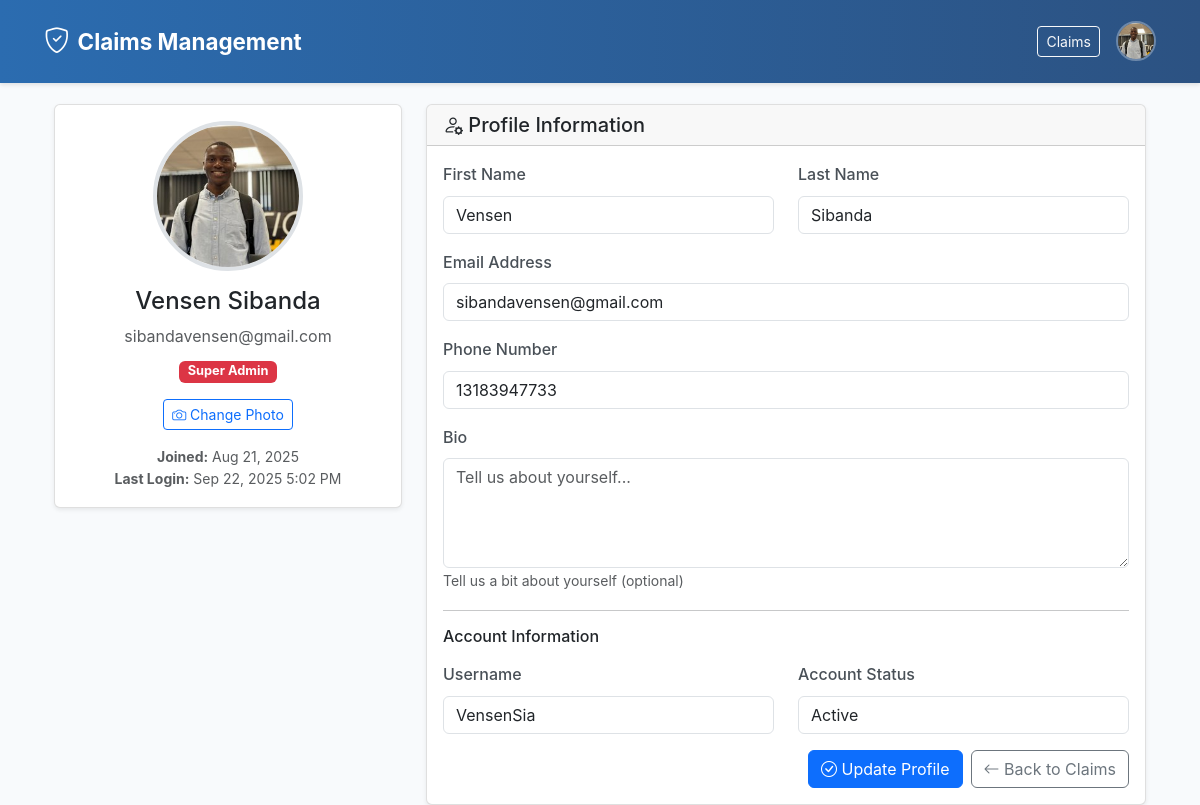
/profile/ (signed in), run on the app's committed database.
### claims/models.py (models this page shows, shortened)
class UserProfile(models.Model):
    user = models.OneToOneField(User, on_delete=models.CASCADE, related_name='profile')
    profile_picture = models.ImageField(
        upload_to=user_profile_picture_path,
        blank=True,
        null=True,
        help_text="Profile picture (max 2MB, JPEG/PNG only)"
    )
    bio = models.TextField(max_length=500, blank=True, help_text="Brief bio or description")
    phone_number = models.CharField(max_length=15, blank=True)
    created_at = models.DateTimeField(auto_now_add=True)
    updated_at = models.DateTimeField(auto_now=True)
    def get_profile_picture_url(self):
        if self.profile_picture:
            return self.profile_picture.url
        else:
            return '/static/images/homeie.jpeg'
    class Meta:
        ordering = ['-created_at']

### claims/views.py (the view)
# urls.py: path('profile/', views.profile_view, name='profile'),
@login_required
def profile_view(request):
    profile, created = UserProfile.objects.get_or_create(user=request.user)
    if request.method == 'POST':
        form = UserProfileForm(request.POST, instance=profile, user=request.user)
        if form.is_valid():
            form.save(user=request.user)
            messages.success(request, 'Profile updated successfully!')
            return redirect('claims:profile')
    else:
        form = UserProfileForm(instance=profile, user=request.user)
    context = {
        'form': form,
        'profile': profile,
        'user': request.user
    }
    return render(request, 'claims/profile.html', context)

### claims/forms.py (shortened to what this page needs)
class UserProfileForm(forms.ModelForm):
    first_name = forms.CharField(max_length=30, required=False)
    last_name = forms.CharField(max_length=30, required=False)
    email = forms.EmailField(required=True)
    class Meta:
        model = UserProfile
        fields = ['bio', 'phone_number']
        widgets = {
            'bio': forms.Textarea(attrs={
                'class': 'form-control',
                'rows': 4,
                'placeholder': 'Tell us about yourself...'
            }),
            'phone_number': forms.TextInput(attrs={
                'class': 'form-control',
                'placeholder': '+1 (555) 123-4567'
            })
        }
    def __init__(self, *args, **kwargs):
        user = kwargs.pop('user', None)
        super().__init__(*args, **kwargs)
        if user:
            self.fields['first_name'].initial = user.first_name
            self.fields['last_name'].initial = user.last_name
            self.fields['email'].initial = user.email
        for field in self.fields.values():
            if 'class' not in field.widget.attrs:
                field.widget.attrs['class'] = 'form-control'

### templates/claims/profile.html (shortened to what this page needs)
{% extends 'base.html' %}
{% load static %}
{% block content %}
<div class="container">
    <div class="row">
        <div class="col-md-4">
            <div class="card mb-4">
                <div class="card-body text-center">
                    <div class="profile-picture-container mb-3">
                        <img src="{{ profile.get_profile_picture_url }}"
                             alt="Profile Picture"
                             class="profile-picture rounded-circle"
                             id="profile-img">
                    </div>
                    <h4>{{ user.get_full_name|default:user.username }}</h4>
                    <p class="text-muted mb-2">{{ user.email }}</p>
                    <div class="mb-3">
                        {% if user.is_superuser %}
                            <span class="badge bg-danger">Super Admin</span>
                        {% elif user.is_staff %}
                            <span class="badge bg-warning">Admin</span>
                        {% else %}
                            <span class="badge bg-primary">Analyst</span>
                        {% endif %}
                    </div>
                    <form id="picture-upload-form" method="post" enctype="multipart/form-data" class="mb-3">
                        <button type="button" class="btn btn-outline-primary btn-sm"
                                onclick="document.getElementById('picture-input').click();">
                            <i class="bi bi-camera"></i> Change Photo
                        </button>
                    </form>
                    <div class="text-muted small">
                        <div><strong>Joined:</strong> {{ user.date_joined|date:"M j, Y" }}</div>
                        <div><strong>Last Login:</strong>
                            {% if user.last_login %}
                                {{ user.last_login|date:"M j, Y g:i A" }}
                            {% else %}
                                Never
                            {% endif %}
                        </div>
                    </div>
                </div>
            </div>
        </div>
        <div class="col-md-8">
            <div class="card">
                <div class="card-header">
                    <h5 class="mb-0"><i class="bi bi-person-gear"></i> Profile Information</h5>
                </div>
                <div class="card-body">
                    <form method="post">
                        <div class="row mb-3">
                            <div class="col-md-6">
                                <label for="{{ form.first_name.id_for_label }}" class="form-label">First Name</label>
                                {{ form.first_name }}
                            </div>
                            <div class="col-md-6">
                                <label for="{{ form.last_name.id_for_label }}" class="form-label">Last Name</label>
                                {{ form.last_name }}
                            </div>
                        </div>
                        <div class="mb-3">
                            <label for="{{ form.email.id_for_label }}" class="form-label">Email Address</label>
                            {{ form.email }}
                        </div>
                        <div class="mb-3">
                            <label for="{{ form.phone_number.id_for_label }}" class="form-label">Phone Number</label>
                            {{ form.phone_number }}
                        </div>
                        <div class="mb-3">
                            <label for="{{ form.bio.id_for_label }}" class="form-label">Bio</label>
                            {{ form.bio }}
                            <small class="form-text text-muted">Tell us a bit about yourself (optional)</small>
                        </div>
                        <hr>
                        <h6 class="mb-3">Account Information</h6>
                        <div class="row mb-3">
                            <div class="col-md-6">
                                <label class="form-label">Username</label>
                                <input type="text" class="form-control" value="{{ user.username }}" readonly>
                            </div>
                            <div class="col-md-6">
                                <label class="form-label">Account Status</label>
                                <input type="text" class="form-control"
                                       value="{% if user.is_active %}Active{% else %}Inactive{% endif %}" readonly>
                            </div>
                        </div>
                        <div class="d-grid gap-2 d-md-flex justify-content-md-end">
                            <button type="submit" class="btn btn-primary">
                                <i class="bi bi-check-circle"></i> Update Profile
                            </button>
                            <a href="{% url 'claims:claims_list' %}" class="btn btn-outline-secondary">
                                <i class="bi bi-arrow-left"></i> Back to Claims
                            </a>
                        </div>
                    </form>
                </div>
            </div>
        </div>
    </div>
</div>
{% endblock %}

### templates/base.html (shortened to what this page needs)
{% load static %}
<!DOCTYPE html>
<html lang="en">
<head>
    <link href="https://cdn.jsdelivr.net/npm/bootstrap@5.3.2/dist/css/bootstrap.min.css" rel="stylesheet">
    <link rel="stylesheet" href="https://cdn.jsdelivr.net/npm/bootstrap-icons@1.11.0/font/bootstrap-icons.css">
    <link rel="stylesheet" href="{% static 'css/claims.css' %}">
</head>
<body>
    <nav class="navbar navbar-expand-lg navbar-dark fixed-top navbar-fixed" style="background: linear-gradient(90deg, #2b6cb0, #2c5282); padding: 1rem 2rem; z-index: 1030;">
        <div class="container-fluid">
            <a class="navbar-brand fw-bold d-flex align-items-center" href="{% url 'claims:claims_list' %}" style="font-size: 1.4rem;">
                <i class="bi bi-shield-check me-2" style="font-size: 1.6rem;"></i>
                Claims Management
            </a>
            {% if user.is_authenticated %}
            <div class="navbar-nav ms-auto">
                <div class="d-flex align-items-center gap-3">
                    <a href="{% url 'claims:claims_list' %}" class="btn btn-outline-light btn-sm">
                        Claims
                    </a>
                    <div class="dropdown">
                        <a href="#" role="button" data-bs-toggle="dropdown" aria-expanded="false" style="text-decoration: none;">
                            {% if user.profile.profile_picture %}
                                <img src="{{ user.profile.profile_picture.url }}" alt="Profile" class="rounded-circle" style="width: 40px; height: 40px; object-fit: cover; border: 2px solid rgba(255,255,255,0.3); cursor: pointer;">
                            {% else %}
                                <div class="rounded-circle bg-light text-primary d-flex align-items-center justify-content-center" style="width: 40px; height: 40px; font-size: 16px; font-weight: bold; border: 2px solid rgba(255,255,255,0.3); cursor: pointer;">
                                    {{ user.username|first|upper }}
                                </div>
                            {% endif %}
                        </a>
                    </div>
                </div>
            </div>
            {% endif %}
        </div>
    </nav>
    <main class="container mt-4">
        {% block content %}{% endblock %}
    </main>
</body>
</html>

### static/css/claims.css (style rules this page uses)
* { margin: 0; padding: 0; box-sizing: border-box; }
body { font-family: -apple-system, BlinkMacSystemFont, 'Segoe UI', Roboto, sans-serif; background-color: #f8fafc; color: #334155; line-height: 1.6; }

### templates/base.html (style rules this page uses)
.navbar-fixed { box-shadow: 0 2px 4px rgba(0,0,0,0.1); transition: box-shadow 0.3s ease; z-index: 1030; }
body { padding-top: 80px; }
html { scroll-behavior: smooth; }
.navbar { z-index: 1030; }

### templates/claims/profile.html (style rules this page uses)
.profile-picture-container { position: relative; display: inline-block; cursor: pointer; }
.profile-picture { width: 150px; height: 150px; object-fit: cover; border: 4px solid #dee2e6; transition: all 0.3s ease; }
.card { box-shadow: 0 0.125rem 0.25rem rgba(0, 0, 0, 0.075); border: 1px solid rgba(0, 0, 0, 0.125); }
.badge { font-size: 0.8rem; }
.form-label { font-weight: 500; color: #495057; }
.container { padding-top: 0; }

### data on the page
UserProfile: get_profile_picture_url (picture), phone_number "13183947733"

### other printed values
{{ user.get_full_name|default:user.username }} "Vensen Sibanda"
{{ user.email }} "sibandavensen@gmail.com"
{{ user.date_joined|date:"M j, Y" }} "Aug 21, 2025"
{{ user.last_login|date:"M j, Y g:i A" }} "Sep 22, 2025 5:02 PM"
